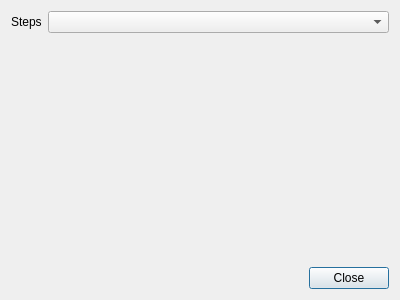
<?xml version="1.0" encoding="UTF-8"?>
<ui version="4.0">
 <class>DetailedStepInfoDlg</class>
 <widget class="QDialog" name="DetailedStepInfoDlg">
  <property name="geometry">
   <rect>
    <x>0</x>
    <y>0</y>
    <width>400</width>
    <height>300</height>
   </rect>
  </property>
  <property name="windowTitle">
   <string>Step info</string>
  </property>
  <layout class="QVBoxLayout" name="verticalLayout">
   <item>
    <layout class="QFormLayout" name="formLayout">
     <item row="0" column="0">
      <widget class="QLabel" name="ql_steps">
       <property name="text">
        <string>Steps</string>
       </property>
      </widget>
     </item>
     <item row="0" column="1">
      <widget class="QComboBox" name="qcbox_steps">
       <property name="sizePolicy">
        <sizepolicy hsizetype="MinimumExpanding" vsizetype="Fixed">
         <horstretch>0</horstretch>
         <verstretch>0</verstretch>
        </sizepolicy>
       </property>
      </widget>
     </item>
    </layout>
   </item>
   <item>
    <layout class="QVBoxLayout" name="qlay_main"/>
   </item>
   <item>
    <widget class="QDialogButtonBox" name="buttonBox">
     <property name="orientation">
      <enum>Qt::Horizontal</enum>
     </property>
     <property name="standardButtons">
      <set>QDialogButtonBox::Close</set>
     </property>
    </widget>
   </item>
  </layout>
 </widget>
 <resources/>
 <connections>
  <connection>
   <sender>buttonBox</sender>
   <signal>accepted()</signal>
   <receiver>DetailedStepInfoDlg</receiver>
   <slot>accept()</slot>
   <hints>
    <hint type="sourcelabel">
     <x>248</x>
     <y>254</y>
    </hint>
    <hint type="destinationlabel">
     <x>157</x>
     <y>274</y>
    </hint>
   </hints>
  </connection>
  <connection>
   <sender>buttonBox</sender>
   <signal>rejected()</signal>
   <receiver>DetailedStepInfoDlg</receiver>
   <slot>reject()</slot>
   <hints>
    <hint type="sourcelabel">
     <x>316</x>
     <y>260</y>
    </hint>
    <hint type="destinationlabel">
     <x>286</x>
     <y>274</y>
    </hint>
   </hints>
  </connection>
 </connections>
</ui>
